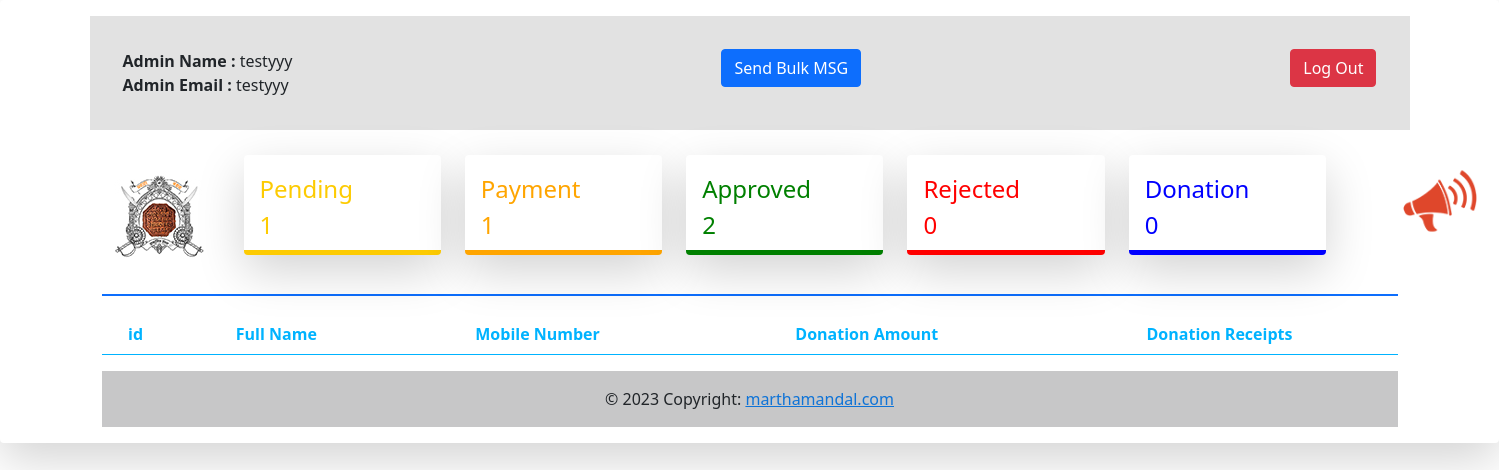
The page /admindashboard/donation_view.php (signed in) on the database as committed earlier.
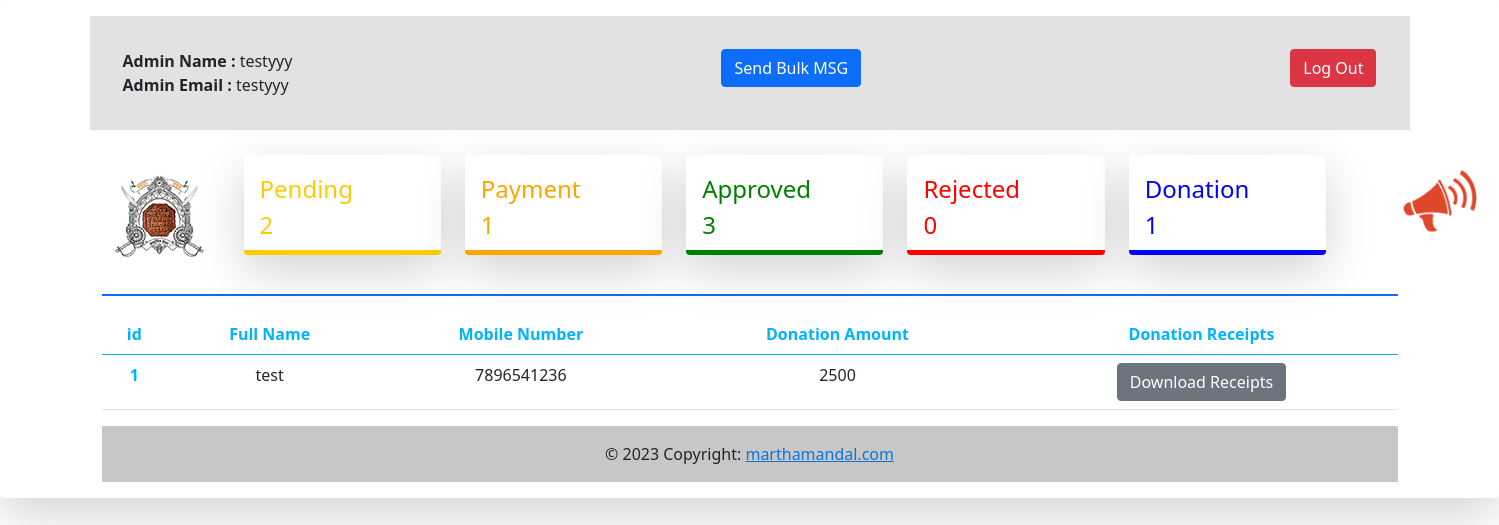
The same page on the database as committed later.
### tables this page shows
CREATE TABLE `donation_data` (
  `id` int(11) NOT NULL,
  `donar_name` varchar(200) NOT NULL,
  `donar_mobile` varchar(50) NOT NULL,
  `donar_amt` varchar(100) NOT NULL,
  `created_by` datetime NOT NULL DEFAULT current_timestamp()
);

### admindashboard/donation_view.php (the view, shortened to what the changed rows need)
<?php
include 'header.php';
require_once "../config/db.php";
$donationresult = mysqli_query($mysqli, "SELECT * FROM donation_data");
?>
<div class="container">
    <table class="table text-center">
        <thead>
            <tr>
                <th scope="col">id</th>
                <th scope="col">Full Name</th>
                <th scope="col">Mobile Number</th>
                <th scope="col">Donation Amount</th>
                <th scope="col">Donation Receipts</th>
            </tr>
        </thead>
        <tbody>
            <?php
            $count = 1;
            while($row = mysqli_fetch_assoc($donationresult)){
              $id = $row['id'];
              $donar_name = $row['donar_name'];
              $donar_mobile = $row['donar_mobile'] ;
              $donar_amt = $row['donar_amt'] ;
            ?>
            <tr class="text-center">
                <th scope="row"><?php echo $count; ?></th>
                <td><?php echo $donar_name; ?></td>
                <td><?php echo $donar_mobile; ?></td>
                <td><?php echo $donar_amt; ?></td>
                <td><a class="btn btn-secondary" href="../uploads/donation/D_<?php echo $id;?>.jpg" download="download">Download Receipts</a></td>
            </tr>
            <?php $count ++; } ?>
        </tbody>
    </table>
</div>

### admindashboard/header.php (shortened to what the changed rows need)
<?php
require_once "../config/db.php";
$approveCountresult = mysqli_query($mysqli, "SELECT count(id) FROM candidate_data WHERE is_active='1' and status='3'");
$approveCountrow = mysqli_fetch_array($approveCountresult);
$approveCount = $approveCountrow[0];
$pendingresult = mysqli_query($mysqli, "SELECT count(id) FROM candidate_data WHERE is_active='1' and status='1'");
$pendingrow = mysqli_fetch_array($pendingresult);
$pendingCount = $pendingrow[0];
$paymentCountresult = mysqli_query($mysqli, "SELECT count(id) FROM candidate_data WHERE is_active='1' and status='2'");
$paymentCountrow = mysqli_fetch_array($paymentCountresult);
$paymentCount = $paymentCountrow[0];
$rejectCountresult = mysqli_query($mysqli, "SELECT count(id) FROM candidate_data WHERE is_active='1' and status='4'");
$rejectCountrow = mysqli_fetch_array($rejectCountresult);
$rejectCount = $rejectCountrow[0];
$donationresult = mysqli_query($mysqli, "SELECT count(id) FROM donation_data");
$donationrow = mysqli_fetch_array($donationresult);
$donationCount = $donationrow[0];
?>
<!doctype html>
<html lang="en">
<head>
  <link href="https://cdn.jsdelivr.net/npm/bootstrap@5.0.2/dist/css/bootstrap.min.css" rel="stylesheet">
  <link rel='stylesheet' href='https://cdnjs.cloudflare.com/ajax/libs/fancybox/3.5.7/jquery.fancybox.min.css'>
  <link href="assets/css/style.css" rel="stylesheet">
  <link href='//cdn.datatables.net/1.10.19/css/jquery.dataTables.min.css' rel='stylesheet' type='text/css'>
</head>
<body>
  <div class="container-fluid shadow-lg p-3 mb-5 bg-body rounded" style="background-color:rgb(230, 226, 221);padding:25px">
    <div class="container">
    <nav class="navbar navbar-expand-lg ">
      <div class="container-fluid" style="height: 158px;border-bottom: #0d6efd 2px solid;">
        <div class="collapse navbar-collapse" id="navbarNavAltMarkup">
          <div class="navbar-nav mx-auto" style="padding-top: 25px;">
            <a class="nav-link shadow-lg p-3 mb-5 bg-body rounded" href="pending.php" style="margin-left: 24px;
            height: 100px;
            padding-top: 25px;
            border-bottom: 5px rgb(253, 203, 2) solid;
            color:rgb(253, 203, 2);
            width: 212px;">Pending <br> <?php echo $pendingCount; ?></a>
            <a class="nav-link shadow-lg p-3 mb-5 bg-body rounded" href="payment.php" style="margin-left: 24px;
            height: 100px;
            padding-top: 25px;
            border-bottom: 5px orange solid;
            color:orange;
            width: 212px; ">Payment <br> <?php echo $paymentCount; ?></a>
            <a class="nav-link active shadow-lg p-3 mb-5 bg-body rounded" aria-current="page" href="approve.php" style="margin-left: 24px;
            height: 100px;
            padding-top: 25px;
            border-bottom: 5px green solid;
            color: green;
            width: 212px;">Approved <br> <?php echo $approveCount; ?></a>
            <a class="nav-link active shadow-lg p-3 mb-5 bg-body rounded" aria-current="page" href="rejected.php" style="margin-left: 24px;
            height: 100px;
            padding-top: 25px;
            border-bottom: 5px red solid;
            color: red;
            width: 212px;">Rejected <br> <?php echo $rejectCount; ?></a>
            <a class="nav-link active shadow-lg p-3 mb-5 bg-body rounded" aria-current="page" href="donation_view.php" style="margin-left: 24px;
            height: 100px;
            padding-top: 25px;
            border-bottom: 5px blue solid;
            color: blue;
            width: 212px;">Donation <br> <?php echo $donationCount; ?></a>
            <a class="nav-link active " aria-current="page" href="announcement.php" style="margin-left:5px;
            height: 100px;
            padding-top:10px;
           "><img src="./image/announcement icon.png" class="img-fluid" alt="..."></a>
          </div>
        </div>
      </div>
    </nav>
</div>

Rows that differ between the two databases and show on the page:
added donation_data: donar_name "test", donar_mobile "7896541236", donar_amt "2500"
Other text that changed with them:
$pendingCount: "1" → "2"
$approveCount: "2" → "3"
$donationCount: "0" → "1"
